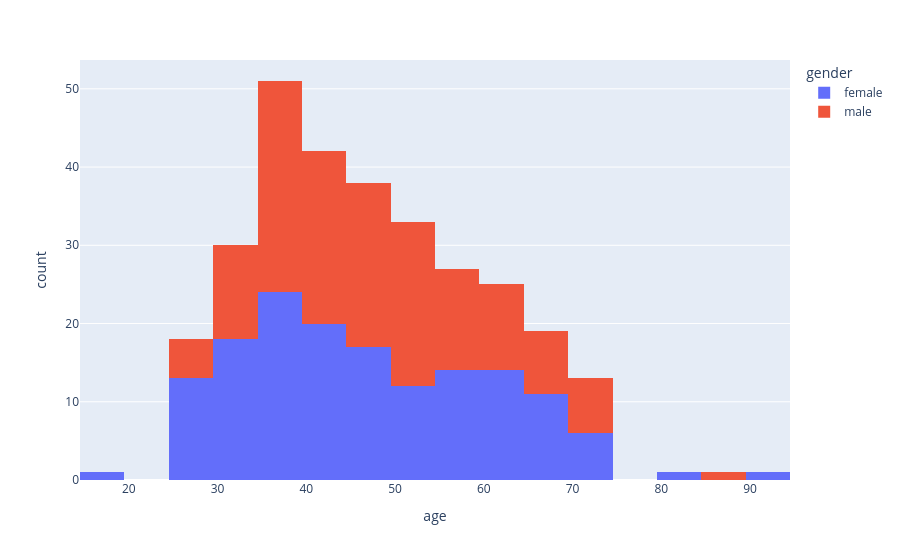

The notebook cell saved with this chart:
### Markdown cell above
## Patient distribution (age & gender)

### Code cell
px.histogram(df, x="age", color="gender", nbins=20)

### Figure 1 — Plotly figure (JSON) as saved in the notebook; plotly's stock layout.template omitted (floating-point values rounded to 4 significant figures; data arrays with more than 128 entries replaced by an {"elided": "..."} marker saying what was removed)
{"data": [{"bingroup": "x", "hovertemplate": "gender=female<br>age=%{x}<br>count=%{y}<extra></extra>", "legendgroup": "female", "marker": {"color": "#636efa", "pattern": {"shape": ""}}, "name": "female", "nbinsx": 20, "orientation": "v", "showlegend": true, "type": "histogram", "x": {"elided": "152 int values"}, "xaxis": "x", "yaxis": "y"}, {"bingroup": "x", "hovertemplate": "gender=male<br>age=%{x}<br>count=%{y}<extra></extra>", "legendgroup": "male", "marker": {"color": "#EF553B", "pattern": {"shape": ""}}, "name": "male", "nbinsx": 20, "orientation": "v", "showlegend": true, "type": "histogram", "x": {"elided": "148 int values"}, "xaxis": "x", "yaxis": "y"}], "layout": {"barmode": "relative", "legend": {"title": {"text": "gender"}, "tracegroupgap": 0}, "margin": {"t": 60}, "xaxis": {"anchor": "y", "domain": [0.0, 1.0], "title": {"text": "age"}}, "yaxis": {"anchor": "x", "domain": [0.0, 1.0], "title": {"text": "count"}}}}
